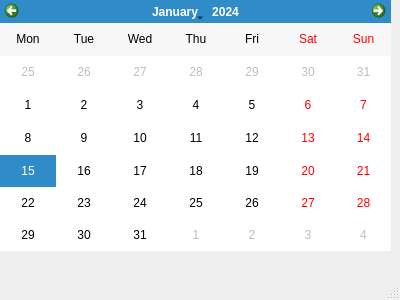
<?xml version="1.0" encoding="UTF-8"?>
<ui version="4.0">
 <class>window_calendar</class>
 <widget class="QMainWindow" name="window_calendar">
  <property name="geometry">
   <rect>
    <x>0</x>
    <y>0</y>
    <width>400</width>
    <height>300</height>
   </rect>
  </property>
  <property name="minimumSize">
   <size>
    <width>400</width>
    <height>300</height>
   </size>
  </property>
  <property name="maximumSize">
   <size>
    <width>400</width>
    <height>300</height>
   </size>
  </property>
  <property name="windowTitle">
   <string>Calendar</string>
  </property>
  <property name="windowIcon">
   <iconset>
    <normaloff>../img/icon.png</normaloff>../img/icon.png</iconset>
  </property>
  <widget class="QWidget" name="centralwidget">
   <widget class="QCalendarWidget" name="calendar">
    <property name="geometry">
     <rect>
      <x>0</x>
      <y>0</y>
      <width>391</width>
      <height>251</height>
     </rect>
    </property>
    <property name="minimumSize">
     <size>
      <width>391</width>
      <height>251</height>
     </size>
    </property>
    <property name="maximumSize">
     <size>
      <width>391</width>
      <height>251</height>
     </size>
    </property>
    <property name="verticalHeaderFormat">
     <enum>QCalendarWidget::NoVerticalHeader</enum>
    </property>
   </widget>
  </widget>
  <widget class="QMenuBar" name="menubar">
   <property name="geometry">
    <rect>
     <x>0</x>
     <y>0</y>
     <width>400</width>
     <height>21</height>
    </rect>
   </property>
  </widget>
  <widget class="QStatusBar" name="statusbar"/>
 </widget>
 <resources/>
 <connections/>
</ui>
